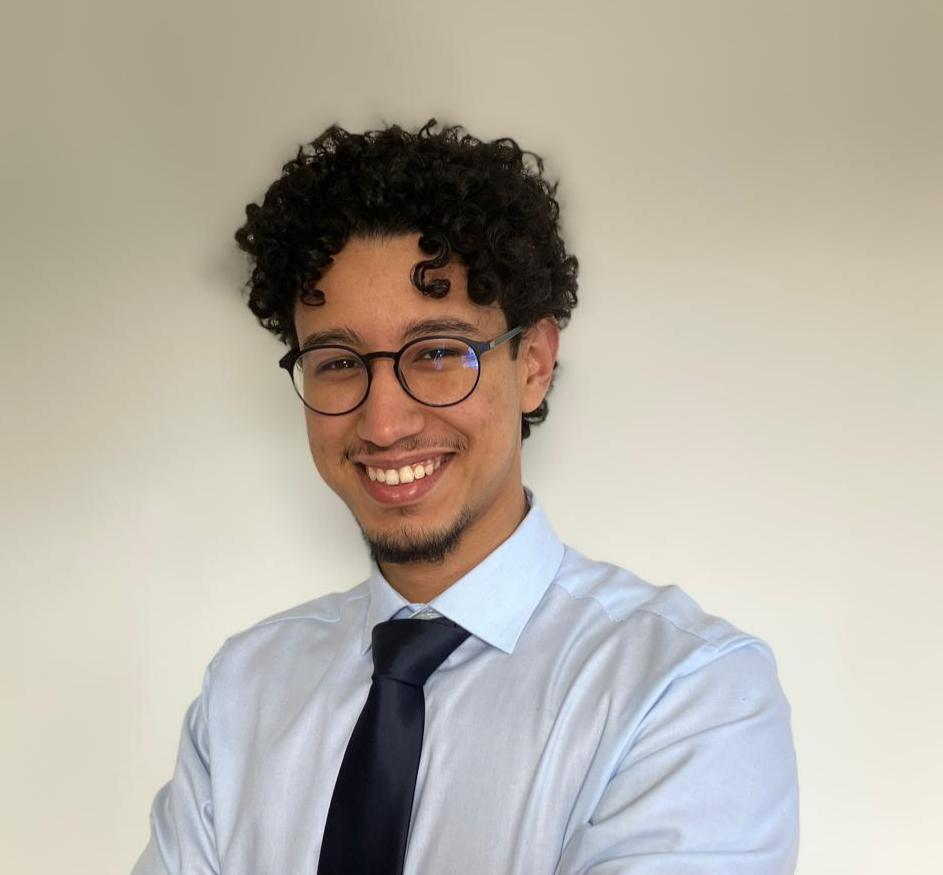
#> input picture Foto.jpeg, 943 x 875 px
$ python generate_portrait_pillow.py Foto.jpeg
#> lines starting #> are read from the running program, lines starting #| are printed output that depends on the picture
#!/usr/bin/env python3
"""
Generate a self-typing ASCII-art portrait as an animated SVG for a GitHub profile.
PILLOW-ONLY version — no OpenCV, no NumPy. Installs in seconds:

    python3 -m pip install pillow

Pipeline:
  1. Grayscale + (optional) trim near-white borders.
  2. Smoothing pass (Pillow) -> stand-in for OpenCV's bilateral filter.
  3. Autocontrast -> stand-in for CLAHE (global, not per-tile, but fine for
     a well-lit photo with a plain background).
  4. Darkening curve (v/255)^GAMMA -> the key fix; keeps glasses/brows/lips alive.
  5. Downscale to COLS wide, map brightness to a 13-level ramp.
  6. Emit an SVG where each row is revealed left-to-right (SMIL typing animation).

Usage:
  python3 generate_portrait_pillow.py me.jpg -o portrait.svg --preview
  python3 generate_portrait_pillow.py me.jpg --cols 90 --gamma 2.1
"""

import argparse
import sys
import html

from PIL import Image, ImageOps, ImageFilter

# ---- The ramp: dark -> light. Trailing space clears background to nothing. ----
RAMP = " `.:-=+*cs#%@"  # index 0 = darkest, last = space (lightest)

# Grid geometry the guide bakes in: advance width exactly 0.600 em.
FONT_SIZE = 12.9
CHAR_W = 7.74          # 0.600 * 12.9
LINE_H = FONT_SIZE
CHAR_ASPECT = 0.60     # rows = cols * (h/w) * 0.48 (mono chars ~2x tall as wide)


def load_and_prep(path):
    """Return a grayscale PIL image."""
    try:
        img = Image.open(path)
    except Exception as e:
        sys.exit(f"[error] could not read image: {path} ({e})")
    # Flatten any alpha onto white, then grayscale.
    if img.mode in ("RGBA", "LA", "P"):
        img = img.convert("RGBA")
        bg = Image.new("RGBA", img.size, (255, 255, 255, 255))
        img = Image.alpha_composite(bg, img).convert("RGB")
    return img.convert("L")


def enhance(gray, gamma):
    # flip: dark<->light
    # Smoothing: soften skin noise while keeping overall shape.
    g = gray.filter(ImageFilter.SMOOTH)
    # Autocontrast: stretch the tonal range (global stand-in for CLAHE).
    g = ImageOps.autocontrast(g, cutoff=1)
    # Darkening curve — THE fix. Applied via a per-pixel lookup table.
    lut = [int(round(((v / 255.0) ** gamma) * 255)) for v in range(256)]
    g = g.point(lut)
    return g


def to_ascii(gray, cols):
    w, h = gray.size
    rows = max(1, int(round(cols * (h / w) * CHAR_ASPECT)))
    small = gray.resize((cols, rows), Image.LANCZOS)
    px = small.load()
    n = len(RAMP)
    lines = []
    for y in range(rows):
        chars = []
        for x in range(cols):
            v = px[x, y]
            idx = round((v / 255.0) * (n - 1))
            idx = max(0, min(n - 1, idx))
            chars.append(RAMP[idx])
        lines.append("".join(chars))
    return lines


def build_svg(lines, display_width, stagger, fg="#e6edf3", bg="none"):
    cols = max(len(l) for l in lines)
    rows = len(lines)
    grid_w = cols * CHAR_W
    grid_h = rows * LINE_H
    scale = display_width / grid_w
    disp_h = grid_h * scale

    parts = []
    parts.append(
        f'<svg xmlns="http://www.w3.org/2000/svg" '
        f'width="{display_width:.0f}" height="{disp_h:.0f}" '
        f'viewBox="0 0 {grid_w:.2f} {grid_h:.2f}" '
        f'font-family="\'JetBrains Mono\', \'Liberation Mono\', \'DejaVu Sans Mono\', monospace" '
        f'font-size="{FONT_SIZE}">'
    )
    if bg != "none":
        parts.append(f'<rect width="100%" height="100%" fill="{bg}"/>')

    parts.append("<defs>")
    for i in range(rows):
        y = i * LINE_H
        begin = i * stagger
        parts.append(
            f'<clipPath id="c{i}">'
            f'<rect x="0" y="{y:.2f}" width="0" height="{LINE_H:.2f}">'
            f'<animate attributeName="width" from="0" to="{grid_w:.2f}" '
            f'dur="0.9s" begin="{begin:.2f}s" fill="freeze" calcMode="linear"/>'
            f'</rect></clipPath>'
        )
    parts.append("</defs>")

    for i, line in enumerate(lines):
        baseline = i * LINE_H + FONT_SIZE * 0.82
        safe = html.escape(line).replace(" ", "&#160;")
        parts.append(
            f'<text x="0" y="{baseline:.2f}" xml:space="preserve" '
            f'fill="{fg}" clip-path="url(#c{i})">{safe}</text>'
        )
        begin = i * stagger
        parts.append(
            f'<rect y="{i*LINE_H:.2f}" width="{CHAR_W:.2f}" height="{LINE_H:.2f}" '
            f'fill="{fg}" opacity="0.85">'
            f'<animate attributeName="x" from="0" to="{grid_w:.2f}" '
            f'dur="0.9s" begin="{begin:.2f}s" fill="freeze" calcMode="linear"/>'
            f'<set attributeName="opacity" to="0" begin="{begin+0.9:.2f}s"/>'
            f'</rect>'
        )

    parts.append("</svg>")
    return "\n".join(parts)


def main():
    ap = argparse.ArgumentParser(description=__doc__,
                                 formatter_class=argparse.RawDescriptionHelpFormatter)
    ap.add_argument("input", help="input photo (jpg/png)")
    ap.add_argument("-o", "--output", default="portrait.svg")
    ap.add_argument("--cols", type=int, default=90,
                    help="character columns (guide recommends ~90)")
    ap.add_argument("--gamma", type=float, default=1.7,
                    help="darkening curve exponent; higher = darker midtones")
    ap.add_argument("--width", type=float, default=460,
                    help="displayed width in px (guide uses 460)")
    ap.add_argument("--stagger", type=float, default=0.09,
                    help="seconds between row starts")
    ap.add_argument("--fg", default="#e6edf3", help="text color")
    ap.add_argument("--preview", action="store_true",
                    help="also print the ASCII to the terminal")
    args = ap.parse_args()

    gray = load_and_prep(args.input)
#> in load_and_prep, img is the input picture: PIL image 943x875 RGB; mean R, G, B 182.7, 175.8, 164.7
#> in load_and_prep, `return img.convert("L")`:
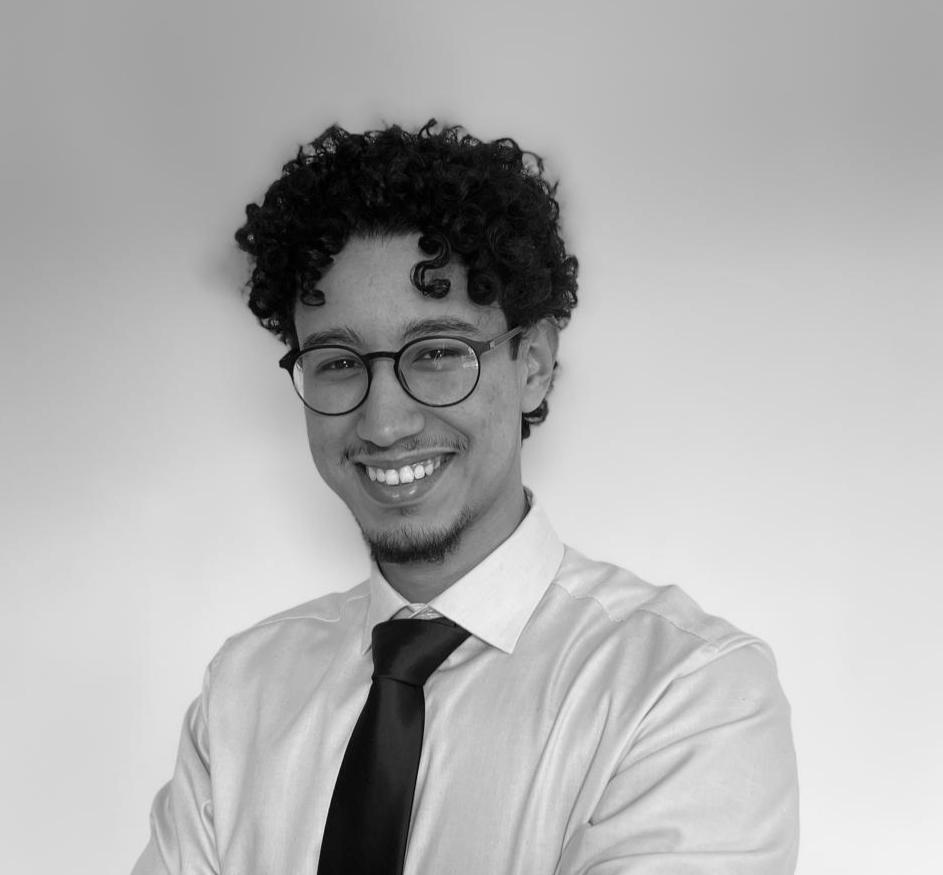
#> returned value: PIL image 943x875 L; min 0, max 243, mean 176.6
    gray = enhance(gray, gamma=args.gamma)
#> in enhance, `g = g.point(lut)`:
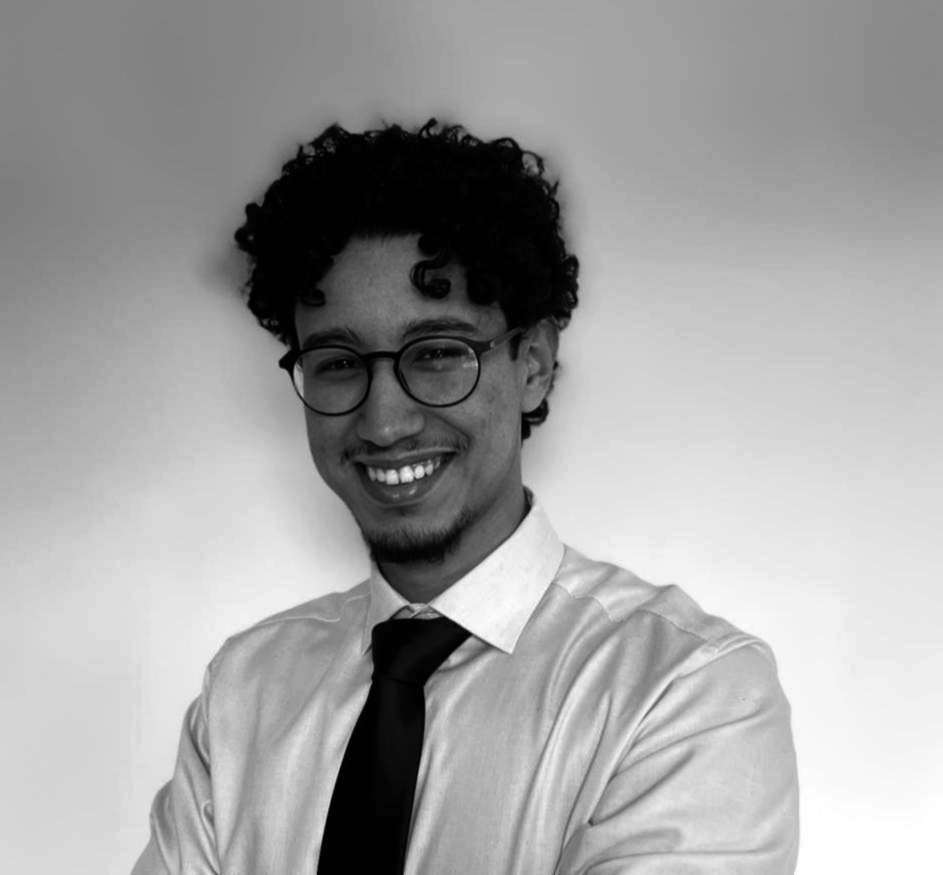
#> g: PIL image 943x875 L; min 0, max 255, mean 160.7
    lines = to_ascii(gray, cols=args.cols)
#> in to_ascii, `small = gray.resize((cols, rows), Image.LANCZOS)`:
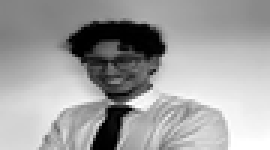
#> small: PIL image 90x50 L (shown 3 times larger); min 0, max 255, mean 160.7
#> after the loop in to_ascii, `for y in range(rows):`: lines = 50 items
#> lines = 50 items

    if args.preview:
        print("\n".join(lines))

    svg = build_svg(lines, display_width=args.width, stagger=args.stagger, fg=args.fg)
#> in build_svg, `cols = max(len(l) for l in lines)`: cols = 90
#> in build_svg, `rows = len(lines)`: rows = 50
#> in build_svg, `grid_w = cols * CHAR_W`: grid_w = 696.6
#> in build_svg, `grid_h = rows * LINE_H`: grid_h = 645
#> in build_svg, `scale = display_width / grid_w`: scale = 0.66
#> in build_svg, `disp_h = grid_h * scale`: disp_h = 425.9
#> after the loop in build_svg, `for i in range(rows):`: parts = 52 items
#> the loop in build_svg, `for i, line in enumerate(lines):` made 50 passes
#> (baseline, begin) on passes 1 to 12: (10.58, 0), (23.48, 0.09), (36.38, 0.18), (49.28, 0.27), (62.18, 0.36), (75.08, 0.45), (87.98, 0.54), (100.9, 0.63), (113.8, 0.72), (126.7, 0.81), (139.6, 0.9), (152.5, 0.99)
#> after the loop in build_svg, `for i, line in enumerate(lines):`: parts = 153 items
    with open(args.output, "w", encoding="utf-8") as f:
        f.write(svg)

    total = len(lines) * args.stagger + 0.9
#> total = 5.4
    print(f"[ok] wrote {args.output}  ({args.cols} cols x {len(lines)} rows, "
          f"~{total:.1f}s to finish typing)")
#| [ok] wrote portrait.svg  (90 cols x 50 rows, ~5.4s to finish typing)


if __name__ == "__main__":
    main()
